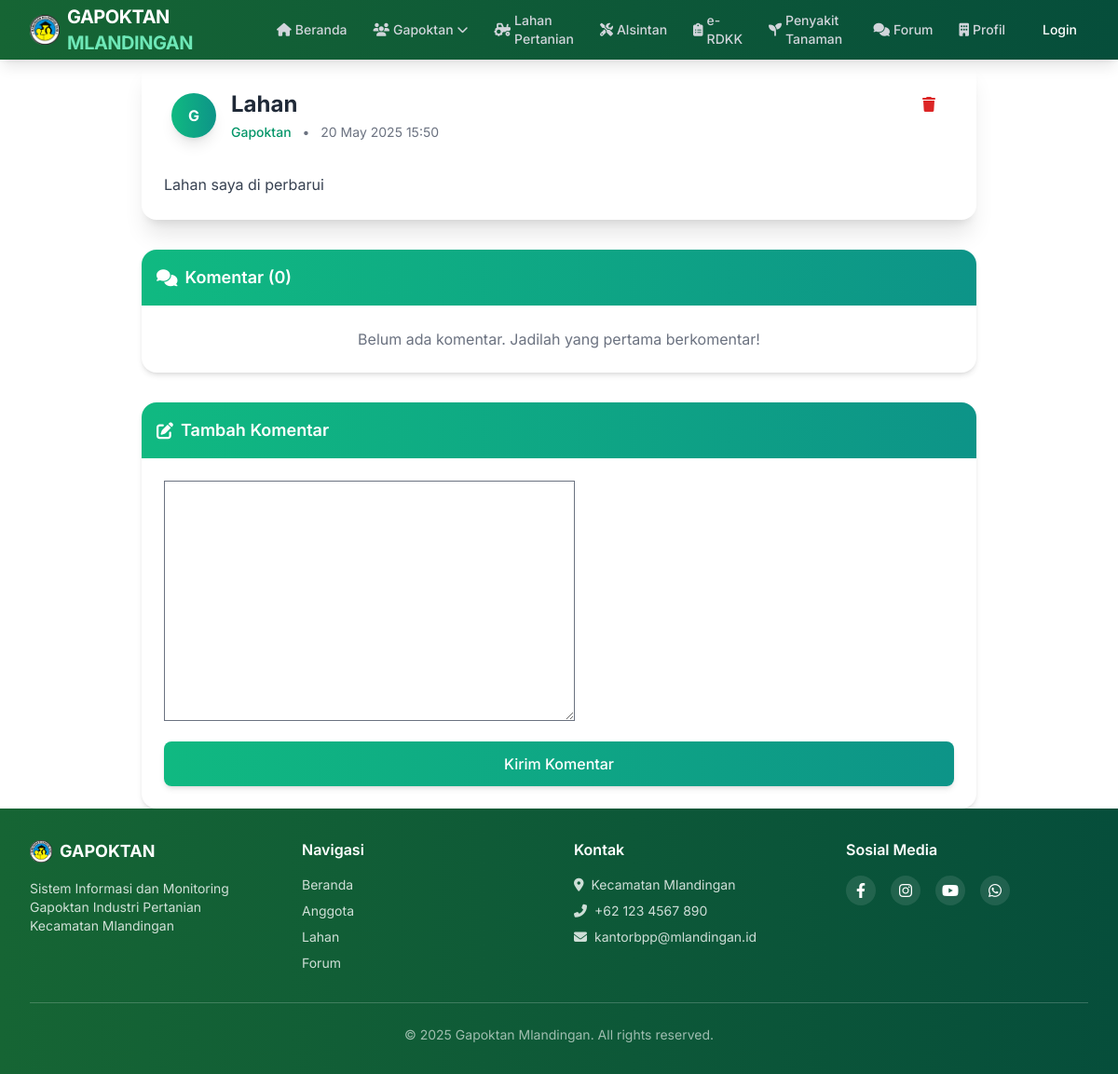
The page /petani/forum/3/ on the database as committed earlier.
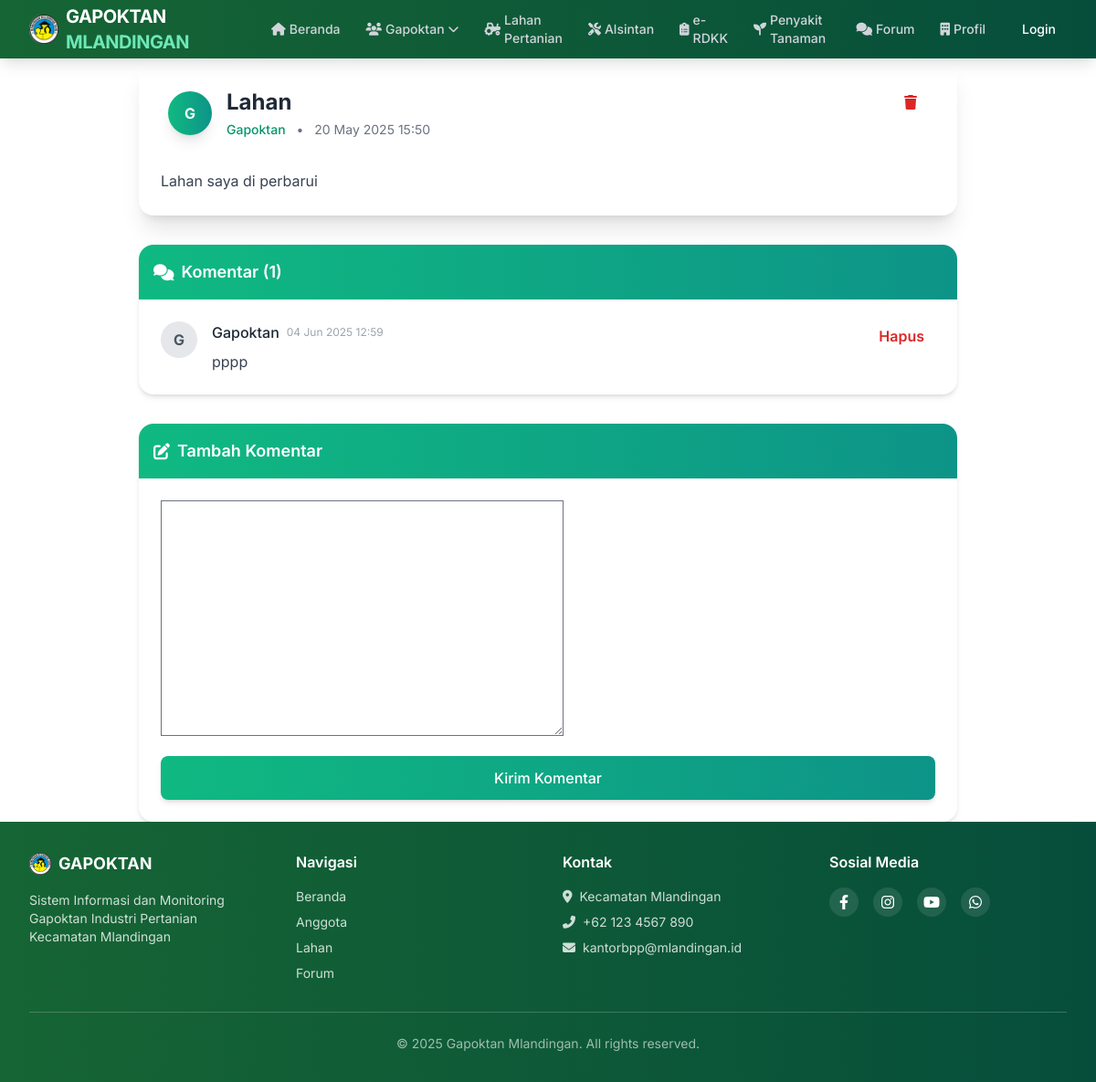
The same page on the database as committed later.
### administrator/models.py (models this page shows, shortened)
class KomentarDiskusi(models.Model):
    forum = models.ForeignKey(ForumDiskusi, on_delete=models.CASCADE, related_name='komentar')
    user = models.ForeignKey(User, on_delete=models.CASCADE, related_name='komentar_diskusi')
    isi = models.TextField()
    tanggal = models.DateTimeField(auto_now_add=True)
    class Meta:
        verbose_name_plural = "Komentar Diskusi"

### petani/views.py (the view)
# urls.py: path('forum/<int:forum_id>/', views.detail_forum, name='detail_forum'),
def detail_forum(request, forum_id):
    forum = get_object_or_404(ForumDiskusi, id=forum_id)
    komentar_list = forum.komentar.all().order_by('tanggal')
    if request.method == 'POST':
        form_komentar = KomentarDiskusiForm(request.POST)
        if form_komentar.is_valid():
            komentar = form_komentar.save(commit=False)
            komentar.user = request.user
            komentar.forum = forum
            komentar.tanggal = timezone.now()
            komentar.save()
            return redirect('detail_forum', forum_id=forum.id)
    else:
        form_komentar = KomentarDiskusiForm()
    context = {
        'forum': forum,
        'komentar_list': komentar_list,
        'form_komentar': form_komentar,
    }
    return render(request, 'detail_forum.html', context)

### petani/views.py
class KomentarDiskusiForm(forms.ModelForm):
    class Meta:
        model = KomentarDiskusi
        fields = ['isi']

### petani/templates/detail_forum.html (shortened to what the changed rows need)
{% extends 'base.html' %}
{% load static %}
{% block content %}
    <div class="max-w-4xl mx-auto">
        <div class="bg-white rounded-2xl shadow-xl overflow-hidden mb-8">
            <div class="p-6 md:p-8 flex justify-between items-start">
                <div class="flex items-center gap-4">
                    <div>
                        <h2 class="text-2xl font-bold text-gray-800">{{ forum.judul }}</h2>
                    </div>
                </div>
            </div>
        </div>
        <div class="bg-white rounded-2xl shadow-md overflow-hidden mb-8">
            <div class="bg-gradient-to-r from-emerald-500 to-teal-600 p-4 text-white flex justify-between items-center">
                <h3 class="text-lg font-semibold flex items-center gap-2">
                    <i class="fas fa-comments"></i> Komentar ({{ komentar_list.count }})
                </h3>
            </div>
            <div class="divide-y divide-gray-100">
                {% for komentar in komentar_list %}
                <div class="p-6 flex justify-between items-start gap-4">
                    <div class="flex gap-4 flex-1">
                        <div class="flex-shrink-0">
                            <div class="w-10 h-10 bg-gray-200 text-gray-600 rounded-full flex items-center justify-center font-bold">
                                {{ komentar.user.username|first|upper }}
                            </div>
                        </div>
                        <div class="flex-1">
                            <div class="flex items-center gap-2">
                                <span class="font-medium text-gray-800">{{ komentar.user.username }}</span>
                                <span class="text-xs text-gray-400">{{ komentar.tanggal|date:"d M Y H:i" }}</span>
                            </div>
                            <p class="text-gray-700 mt-2">{{ komentar.isi }}</p>
                        </div>
                    </div>
                    <div class="flex-shrink-0">
                        <form method="post" action="{% url 'hapus_komentar' komentar.id %}" onsubmit="return confirm('Yakin ingin menghapus komentar ini?');">
                            <button type="submit"
                                    class="text-red-600 hover:text-red-800 font-semibold px-3 py-1 rounded-lg transition">
                                Hapus
                            </button>
                        </form>
                    </div>
                </div>
                {% empty %}
                <div class="p-6 text-center text-gray-500">
                    Belum ada komentar. Jadilah yang pertama berkomentar!
                </div>
                {% endfor %}
            </div>
        </div>
    </div>
{% endblock %}

Rows that differ between the two databases and show on the page:
added KomentarDiskusi: user.username|first "G", user.username "Gapoktan", tanggal "04 Jun 2025 12:59", isi "pppp"
Other text that changed with them:
{{ komentar_list.count }}: "0" → "1"
text no longer shown: "Belum ada komentar. Jadilah yang pertama berkomentar!"
